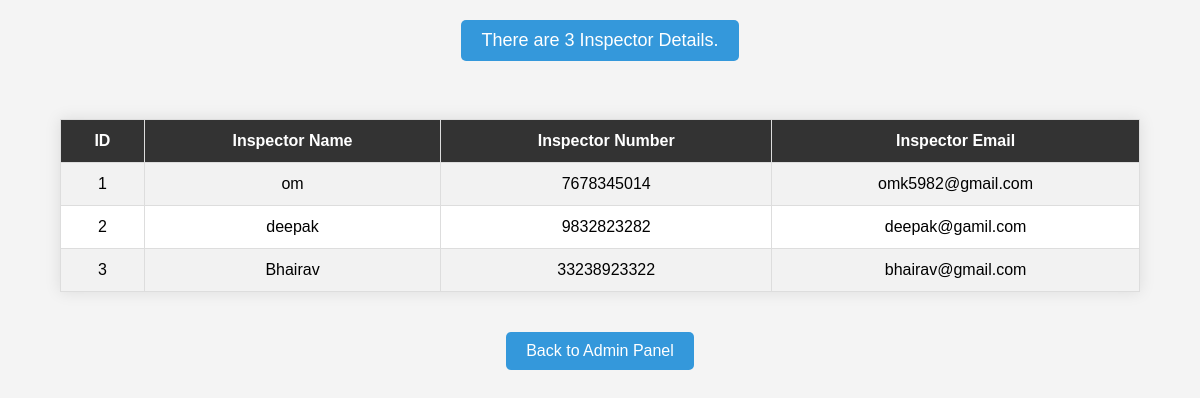
Screenshot of /allinspector.php with the database file from the repository.
### tables this page shows
CREATE TABLE `inspector` (
  `id` int(11) NOT NULL,
  `inspectorname` varchar(100) NOT NULL,
  `inspectornum` bigint(100) NOT NULL,
  `inspectormail` varchar(100) NOT NULL,
  `password` varchar(100) NOT NULL
);

### allinspector.php (the view, shortened to what this page needs)
<?php
  require "Connection.php";
  $sql = "SELECT * FROM `inspector`";
  $result = mysqli_query($con, $sql);
  $numofinspector =  mysqli_num_rows($result);
  echo  "<div class='info'>There are " . $numofinspector . " Inspector Details.</div>";
  echo "<table>";
  echo "<tr>
          <th>ID</th>
          <th>Inspector Name</th>
          <th>Inspector Number</th>
          <th>Inspector Email</th>
        </tr>";
  while($row = mysqli_fetch_assoc($result)) {
      echo "<tr>";
      echo "<td>" . $row['id'] . "</td>";
      echo "<td>" . $row['inspectorname'] . "</td>";
      echo "<td>" . $row['inspectornum'] . "</td>";
      echo "<td>" . $row['inspectormail'] . "</td>";
      echo "</tr>";
  }
  echo "</table>";
?>
<!DOCTYPE html>
<html lang="en">
<head>
    <link rel="stylesheet" href="allinspector.css">
</head>
<body>
    <a href="adminpanel.php" class="back-button">Back to Admin Panel</a>
</body>
</html>

### allinspector.css (style rules this page uses)
body { font-family: Arial, sans-serif; background-color: #f4f4f4; margin: 0; padding: 0; display: flex; flex-direction: column; align-items: center; padding-top: 20px; }
.info { font-size: 18px; margin-bottom: 20px; background-color: #3498db; color: white; padding: 10px 20px; border-radius: 5px; }
table { width: 90%; max-width: 1200px; border-collapse: collapse; margin: 20px 0; background-color: white; box-shadow: 0 0 15px rgba(0, 0, 0, 0.1); }
table, th, td { border: 1px solid #ddd; }
th, td { padding: 12px; text-align: center; }
th { background-color: #333; color: white; }
tr:nth-child(even) { background-color: #f2f2f2; }
.back-button { padding: 10px 20px; background-color: #3498db; color: white; text-decoration: none; border-radius: 5px; margin-top: 20px; }

### rows the page displays
inspector: id "1", inspectorname "om", inspectornum "7678345014", inspectormail "omk5982@gmail.com"
inspector: id "2", inspectorname "deepak", inspectornum "9832823282", inspectormail "deepak@gamil.com"
inspector: id "3", inspectorname "Bhairav", inspectornum "33238923322", inspectormail "bhairav@gmail.com"

### other values shown
$numofinspector "3"
